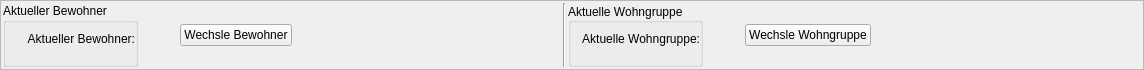
<?xml version="1.0" encoding="UTF-8"?>
<ui version="4.0">
 <class>InfoFrame</class>
 <widget class="QFrame" name="InfoFrame">
  <property name="geometry">
   <rect>
    <x>0</x>
    <y>0</y>
    <width>1144</width>
    <height>70</height>
   </rect>
  </property>
  <property name="sizePolicy">
   <sizepolicy hsizetype="Preferred" vsizetype="Preferred">
    <horstretch>0</horstretch>
    <verstretch>0</verstretch>
   </sizepolicy>
  </property>
  <property name="minimumSize">
   <size>
    <width>0</width>
    <height>70</height>
   </size>
  </property>
  <property name="maximumSize">
   <size>
    <width>16777215</width>
    <height>70</height>
   </size>
  </property>
  <property name="windowTitle">
   <string>Frame</string>
  </property>
  <property name="frameShape">
   <enum>QFrame::StyledPanel</enum>
  </property>
  <property name="frameShadow">
   <enum>QFrame::Raised</enum>
  </property>
  <layout class="QHBoxLayout" name="horizontalLayout" stretch="1,0,0,2,0,1,0,0,2">
   <property name="spacing">
    <number>2</number>
   </property>
   <property name="margin">
    <number>2</number>
   </property>
   <item>
    <widget class="QGroupBox" name="groupBox">
     <property name="title">
      <string>Aktueller Bewohner</string>
     </property>
     <property name="flat">
      <bool>true</bool>
     </property>
     <layout class="QVBoxLayout" name="verticalLayout">
      <property name="rightMargin">
       <number>0</number>
      </property>
      <item>
       <widget class="QLabel" name="BewohnerLabel">
        <property name="sizePolicy">
         <sizepolicy hsizetype="Expanding" vsizetype="Expanding">
          <horstretch>0</horstretch>
          <verstretch>0</verstretch>
         </sizepolicy>
        </property>
        <property name="text">
         <string>Aktueller Bewohner:</string>
        </property>
        <property name="alignment">
         <set>Qt::AlignRight|Qt::AlignTop|Qt::AlignTrailing</set>
        </property>
        <property name="wordWrap">
         <bool>true</bool>
        </property>
       </widget>
      </item>
     </layout>
    </widget>
   </item>
   <item>
    <spacer name="horizontalSpacer_2">
     <property name="orientation">
      <enum>Qt::Horizontal</enum>
     </property>
     <property name="sizeHint" stdset="0">
      <size>
       <width>40</width>
       <height>20</height>
      </size>
     </property>
    </spacer>
   </item>
   <item>
    <widget class="QPushButton" name="pushButton">
     <property name="text">
      <string>Wechsle Bewohner</string>
     </property>
     <property name="icon">
      <iconset resource="images.qrc">
       <normaloff>:/costumer/lupe.png</normaloff>:/costumer/lupe.png</iconset>
     </property>
    </widget>
   </item>
   <item>
    <spacer name="horizontalSpacer">
     <property name="orientation">
      <enum>Qt::Horizontal</enum>
     </property>
     <property name="sizeHint" stdset="0">
      <size>
       <width>40</width>
       <height>20</height>
      </size>
     </property>
    </spacer>
   </item>
   <item>
    <widget class="Line" name="line">
     <property name="orientation">
      <enum>Qt::Vertical</enum>
     </property>
    </widget>
   </item>
   <item>
    <widget class="QGroupBox" name="groupBox_2">
     <property name="title">
      <string>Aktuelle Wohngruppe</string>
     </property>
     <property name="alignment">
      <set>Qt::AlignLeading|Qt::AlignLeft|Qt::AlignVCenter</set>
     </property>
     <property name="flat">
      <bool>true</bool>
     </property>
     <property name="checkable">
      <bool>false</bool>
     </property>
     <layout class="QVBoxLayout" name="verticalLayout_2">
      <property name="rightMargin">
       <number>0</number>
      </property>
      <item>
       <widget class="QLabel" name="WohngruppenLabel">
        <property name="text">
         <string>Aktuelle Wohngruppe:</string>
        </property>
        <property name="alignment">
         <set>Qt::AlignRight|Qt::AlignTop|Qt::AlignTrailing</set>
        </property>
        <property name="wordWrap">
         <bool>true</bool>
        </property>
       </widget>
      </item>
     </layout>
    </widget>
   </item>
   <item>
    <spacer name="horizontalSpacer_4">
     <property name="orientation">
      <enum>Qt::Horizontal</enum>
     </property>
     <property name="sizeHint" stdset="0">
      <size>
       <width>40</width>
       <height>20</height>
      </size>
     </property>
    </spacer>
   </item>
   <item>
    <widget class="QPushButton" name="pushButton_2">
     <property name="text">
      <string>Wechsle Wohngruppe</string>
     </property>
     <property name="icon">
      <iconset resource="images.qrc">
       <normaloff>:/costumer/lupe.png</normaloff>:/costumer/lupe.png</iconset>
     </property>
    </widget>
   </item>
   <item>
    <spacer name="horizontalSpacer_3">
     <property name="orientation">
      <enum>Qt::Horizontal</enum>
     </property>
     <property name="sizeHint" stdset="0">
      <size>
       <width>40</width>
       <height>20</height>
      </size>
     </property>
    </spacer>
   </item>
  </layout>
 </widget>
 <resources>
  <include location="images.qrc"/>
 </resources>
 <connections/>
</ui>
